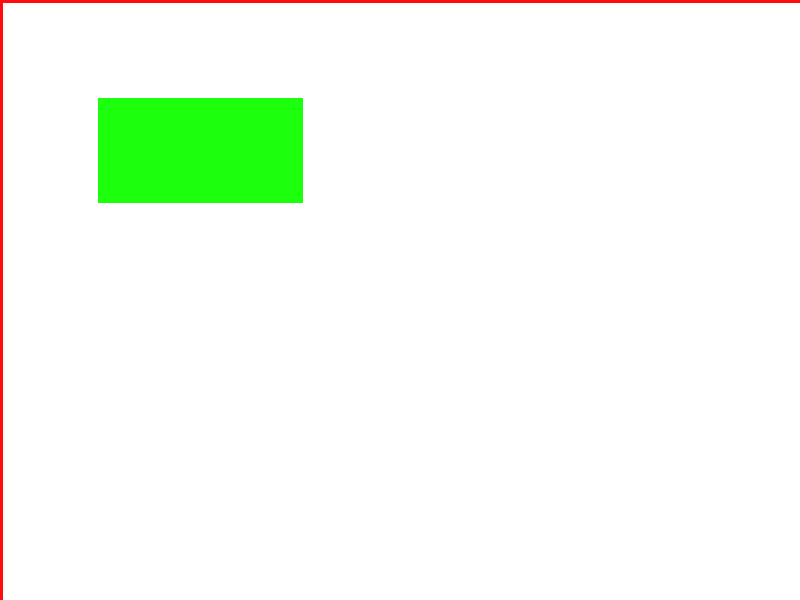
Frame 1 (no input)
Frame 60 (the mouse pressed at the canvas centre just before this capture): identical to frame 1, image omitted
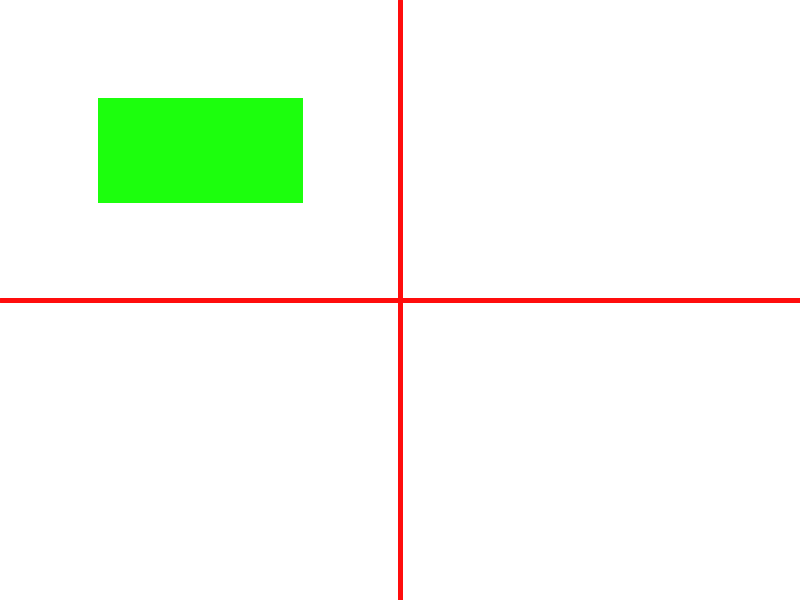
Frame 120 (the mouse held since frame 60 and released just before this capture)

The Processing sketch that drew these frames (run headless with seeded random() and noise(); from frame 60 on, the mouse is pressed at the canvas centre):

// Processing sketch: rect_buttons
// ── rect_buttons.pde
color green = #1CFF0D;
color white = #FFFFFF;
color red = #FF0D0D;
int toggle;

void setup(){
size(800, 600);
strokeWeight(5);
textSize(30);

toggle = 1;
}

void draw() {
background(white);


fill(green);
stroke(green);
rect(100, 100, 200, 100);

if (toggle > 0){
guidelines();
}

}

void mouseReleased(){
if (mouseX > 100 && mouseX < 300 && mouseY > 100 && mouseY < 200){
 toggle = toggle * -1;
}
}

void guidelines(){
fill (red);
stroke(red);
line(0, mouseY, width, mouseY);
line(mouseX, 0, mouseX, height);
}
